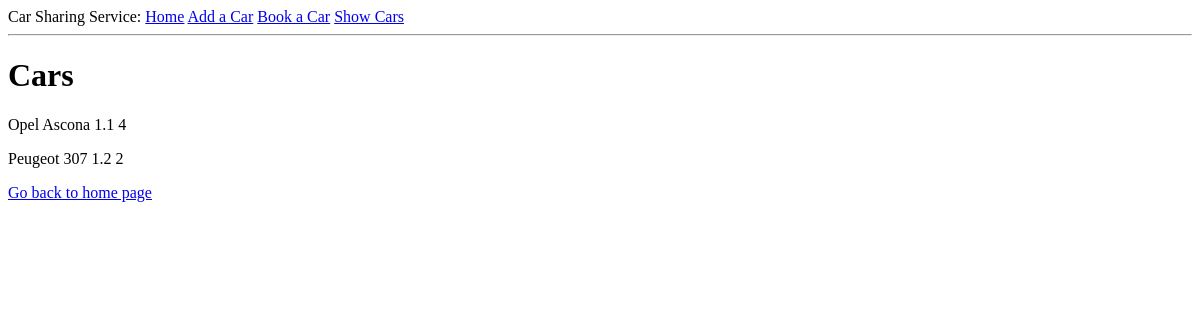
Before: /showList with the older database file.
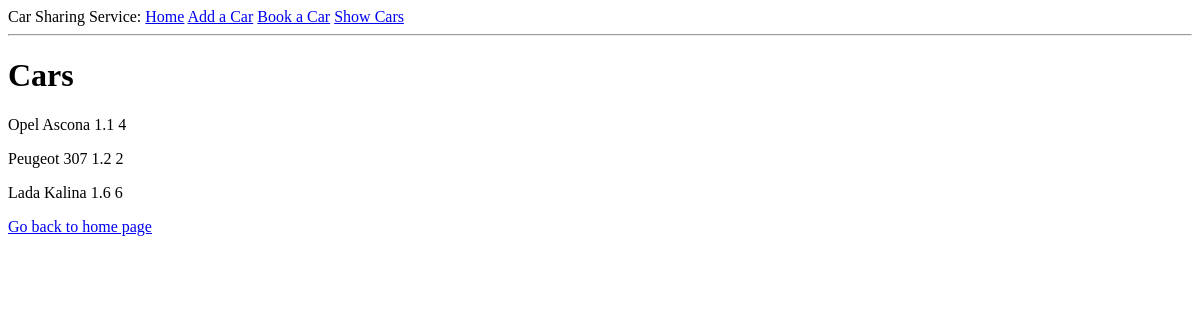
After: the same page with the newer database file.
### routes.py (models this page shows)
class NewCar(db.Model):
    id = db.Column(db.Integer, primary_key=True)
    autoName = db.Column(db.String(120), index=True, unique=True)
    autoModel = db.Column(db.String(120), index=True, unique=True)
    engine = db.Column(db.String(64), index=True, unique=False)
    passengers = db.Column(db.String(64), index=True, unique=False)

### routes.py (the view)
@app.route('/showList', methods=['GET', 'POST'])
def showlist():
    if request.form:
        car = NewCar(autoName=request.form.get("name"), autoModel=request.form.get("model"),
                     engine=request.form.get("engine"), passengers=request.form.get("passengers"))
        db.session.add(car)
        db.session.commit()
    cars = NewCar.query.all()
    return render_template("showList.html", cars=cars)

### templates/showList.html
{% extends "base.html" %}
{% block content %}
<html>
    <body>
        <h1>Cars</h1>
        {% for car in cars %}
            <p>{{car.autoName}} {{car.autoModel}} {{car.engine}} {{car.passengers}}</p>
        {% endfor %}
        <a href = "/">Go back to home page</a>
    </body>
</html>
{% endblock %}

### templates/base.html
<html>
    <body>
        <div>Car Sharing Service:
            <a href='/'>Home</a>
            <a href='/add'>Add a Car</a>
            <a href='/booking'>Book a Car</a>
            <a href='/showList'>Show Cars</a>
        </div>
        <hr>
        {% block content %}{% endblock %}
    </body>
</html>

Changed rows visible on the page:
added NewCar: autoName "Lada", autoModel "Kalina", engine "1.6", passengers "6"
